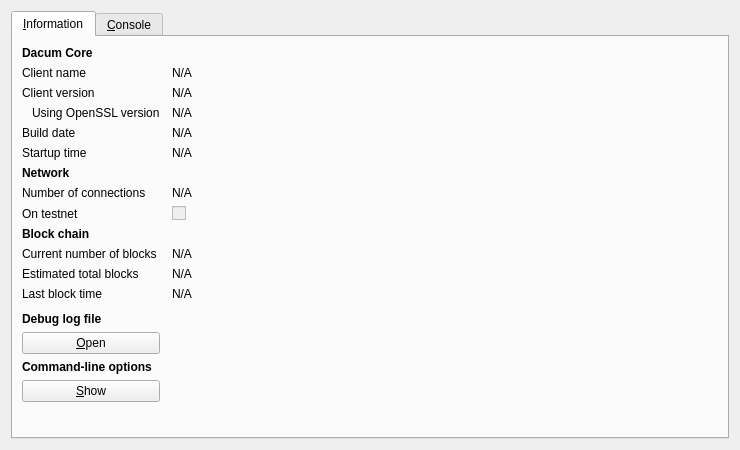
<?xml version="1.0" encoding="UTF-8"?>
<ui version="4.0">
 <class>RPCConsole</class>
 <widget class="QDialog" name="RPCConsole">
  <property name="geometry">
   <rect>
    <x>0</x>
    <y>0</y>
    <width>740</width>
    <height>450</height>
   </rect>
  </property>
  <property name="windowTitle">
   <string>Dacum - Debug window</string>
  </property>
  <layout class="QVBoxLayout" name="verticalLayout_2">
   <item>
    <widget class="QTabWidget" name="tabWidget">
     <property name="currentIndex">
      <number>0</number>
     </property>
     <widget class="QWidget" name="tab_info">
      <attribute name="title">
       <string>&amp;Information</string>
      </attribute>
      <layout class="QGridLayout" name="gridLayout" columnstretch="0,1">
       <property name="horizontalSpacing">
        <number>12</number>
       </property>
       <item row="0" column="0">
        <widget class="QLabel" name="label_9">
         <property name="font">
          <font>
           <weight>75</weight>
           <bold>true</bold>
          </font>
         </property>
         <property name="text">
          <string>Dacum Core</string>
         </property>
        </widget>
       </item>
       <item row="1" column="0">
        <widget class="QLabel" name="label_5">
         <property name="text">
          <string>Client name</string>
         </property>
        </widget>
       </item>
       <item row="1" column="1">
        <widget class="QLabel" name="clientName">
         <property name="cursor">
          <cursorShape>IBeamCursor</cursorShape>
         </property>
         <property name="text">
          <string>N/A</string>
         </property>
         <property name="textFormat">
          <enum>Qt::PlainText</enum>
         </property>
         <property name="textInteractionFlags">
          <set>Qt::LinksAccessibleByMouse|Qt::TextSelectableByKeyboard|Qt::TextSelectableByMouse</set>
         </property>
        </widget>
       </item>
       <item row="2" column="0">
        <widget class="QLabel" name="label_6">
         <property name="text">
          <string>Client version</string>
         </property>
        </widget>
       </item>
       <item row="2" column="1">
        <widget class="QLabel" name="clientVersion">
         <property name="cursor">
          <cursorShape>IBeamCursor</cursorShape>
         </property>
         <property name="text">
          <string>N/A</string>
         </property>
         <property name="textFormat">
          <enum>Qt::PlainText</enum>
         </property>
         <property name="textInteractionFlags">
          <set>Qt::LinksAccessibleByMouse|Qt::TextSelectableByKeyboard|Qt::TextSelectableByMouse</set>
         </property>
        </widget>
       </item>
       <item row="3" column="0">
        <widget class="QLabel" name="label_14">
         <property name="text">
          <string>Using OpenSSL version</string>
         </property>
         <property name="indent">
          <number>10</number>
         </property>
        </widget>
       </item>
       <item row="3" column="1">
        <widget class="QLabel" name="openSSLVersion">
         <property name="cursor">
          <cursorShape>IBeamCursor</cursorShape>
         </property>
         <property name="text">
          <string>N/A</string>
         </property>
         <property name="textFormat">
          <enum>Qt::PlainText</enum>
         </property>
         <property name="textInteractionFlags">
          <set>Qt::LinksAccessibleByMouse|Qt::TextSelectableByKeyboard|Qt::TextSelectableByMouse</set>
         </property>
        </widget>
       </item>
       <item row="4" column="0">
        <widget class="QLabel" name="label_12">
         <property name="text">
          <string>Build date</string>
         </property>
        </widget>
       </item>
       <item row="4" column="1">
        <widget class="QLabel" name="buildDate">
         <property name="cursor">
          <cursorShape>IBeamCursor</cursorShape>
         </property>
         <property name="text">
          <string>N/A</string>
         </property>
         <property name="textFormat">
          <enum>Qt::PlainText</enum>
         </property>
         <property name="textInteractionFlags">
          <set>Qt::LinksAccessibleByMouse|Qt::TextSelectableByKeyboard|Qt::TextSelectableByMouse</set>
         </property>
        </widget>
       </item>
       <item row="5" column="0">
        <widget class="QLabel" name="label_13">
         <property name="text">
          <string>Startup time</string>
         </property>
        </widget>
       </item>
       <item row="5" column="1">
        <widget class="QLabel" name="startupTime">
         <property name="cursor">
          <cursorShape>IBeamCursor</cursorShape>
         </property>
         <property name="text">
          <string>N/A</string>
         </property>
         <property name="textFormat">
          <enum>Qt::PlainText</enum>
         </property>
         <property name="textInteractionFlags">
          <set>Qt::LinksAccessibleByMouse|Qt::TextSelectableByKeyboard|Qt::TextSelectableByMouse</set>
         </property>
        </widget>
       </item>
       <item row="6" column="0">
        <widget class="QLabel" name="label_11">
         <property name="font">
          <font>
           <weight>75</weight>
           <bold>true</bold>
          </font>
         </property>
         <property name="text">
          <string>Network</string>
         </property>
        </widget>
       </item>
       <item row="7" column="0">
        <widget class="QLabel" name="label_7">
         <property name="text">
          <string>Number of connections</string>
         </property>
        </widget>
       </item>
       <item row="7" column="1">
        <widget class="QLabel" name="numberOfConnections">
         <property name="cursor">
          <cursorShape>IBeamCursor</cursorShape>
         </property>
         <property name="text">
          <string>N/A</string>
         </property>
         <property name="textFormat">
          <enum>Qt::PlainText</enum>
         </property>
         <property name="textInteractionFlags">
          <set>Qt::LinksAccessibleByMouse|Qt::TextSelectableByKeyboard|Qt::TextSelectableByMouse</set>
         </property>
        </widget>
       </item>
       <item row="8" column="0">
        <widget class="QLabel" name="label_8">
         <property name="text">
          <string>On testnet</string>
         </property>
        </widget>
       </item>
       <item row="8" column="1">
        <widget class="QCheckBox" name="isTestNet">
         <property name="enabled">
          <bool>false</bool>
         </property>
         <property name="text">
          <string/>
         </property>
        </widget>
       </item>
       <item row="9" column="0">
        <widget class="QLabel" name="label_10">
         <property name="font">
          <font>
           <weight>75</weight>
           <bold>true</bold>
          </font>
         </property>
         <property name="text">
          <string>Block chain</string>
         </property>
        </widget>
       </item>
       <item row="10" column="0">
        <widget class="QLabel" name="label_3">
         <property name="text">
          <string>Current number of blocks</string>
         </property>
        </widget>
       </item>
       <item row="10" column="1">
        <widget class="QLabel" name="numberOfBlocks">
         <property name="cursor">
          <cursorShape>IBeamCursor</cursorShape>
         </property>
         <property name="text">
          <string>N/A</string>
         </property>
         <property name="textFormat">
          <enum>Qt::PlainText</enum>
         </property>
         <property name="textInteractionFlags">
          <set>Qt::LinksAccessibleByMouse|Qt::TextSelectableByKeyboard|Qt::TextSelectableByMouse</set>
         </property>
        </widget>
       </item>
       <item row="11" column="0">
        <widget class="QLabel" name="label_4">
         <property name="text">
          <string>Estimated total blocks</string>
         </property>
        </widget>
       </item>
       <item row="11" column="1">
        <widget class="QLabel" name="totalBlocks">
         <property name="cursor">
          <cursorShape>IBeamCursor</cursorShape>
         </property>
         <property name="text">
          <string>N/A</string>
         </property>
         <property name="textFormat">
          <enum>Qt::PlainText</enum>
         </property>
         <property name="textInteractionFlags">
          <set>Qt::LinksAccessibleByMouse|Qt::TextSelectableByKeyboard|Qt::TextSelectableByMouse</set>
         </property>
        </widget>
       </item>
       <item row="12" column="0">
        <widget class="QLabel" name="label_2">
         <property name="text">
          <string>Last block time</string>
         </property>
        </widget>
       </item>
       <item row="12" column="1">
        <widget class="QLabel" name="lastBlockTime">
         <property name="cursor">
          <cursorShape>IBeamCursor</cursorShape>
         </property>
         <property name="text">
          <string>N/A</string>
         </property>
         <property name="textFormat">
          <enum>Qt::PlainText</enum>
         </property>
         <property name="textInteractionFlags">
          <set>Qt::LinksAccessibleByMouse|Qt::TextSelectableByKeyboard|Qt::TextSelectableByMouse</set>
         </property>
        </widget>
       </item>
       <item row="13" column="0">
        <spacer name="verticalSpacer_2">
         <property name="orientation">
          <enum>Qt::Vertical</enum>
         </property>
         <property name="sizeHint" stdset="0">
          <size>
           <width>20</width>
           <height>20</height>
          </size>
         </property>
        </spacer>
       </item>
       <item row="14" column="0">
        <widget class="QLabel" name="labelDebugLogfile">
         <property name="font">
          <font>
           <weight>75</weight>
           <bold>true</bold>
          </font>
         </property>
         <property name="text">
          <string>Debug log file</string>
         </property>
        </widget>
       </item>
       <item row="15" column="0">
        <widget class="QPushButton" name="openDebugLogfileButton">
         <property name="toolTip">
          <string>Open the Dacum debug log file from the current data directory. This can take a few seconds for large log files.</string>
         </property>
         <property name="text">
          <string>&amp;Open</string>
         </property>
         <property name="autoDefault">
          <bool>false</bool>
         </property>
        </widget>
       </item>
       <item row="16" column="0">
        <widget class="QLabel" name="labelCLOptions">
         <property name="font">
          <font>
           <weight>75</weight>
           <bold>true</bold>
          </font>
         </property>
         <property name="text">
          <string>Command-line options</string>
         </property>
        </widget>
       </item>
       <item row="17" column="0">
        <widget class="QPushButton" name="showCLOptionsButton">
         <property name="toolTip">
          <string>Show the Dacum-Qt help message to get a list with possible Dacum command-line options.</string>
         </property>
         <property name="text">
          <string>&amp;Show</string>
         </property>
         <property name="autoDefault">
          <bool>false</bool>
         </property>
        </widget>
       </item>
       <item row="18" column="0">
        <spacer name="verticalSpacer">
         <property name="orientation">
          <enum>Qt::Vertical</enum>
         </property>
         <property name="sizeHint" stdset="0">
          <size>
           <width>20</width>
           <height>40</height>
          </size>
         </property>
        </spacer>
       </item>
      </layout>
     </widget>
     <widget class="QWidget" name="tab_console">
      <attribute name="title">
       <string>&amp;Console</string>
      </attribute>
      <layout class="QVBoxLayout" name="verticalLayout_3">
       <property name="spacing">
        <number>3</number>
       </property>
       <item>
        <widget class="QTextEdit" name="messagesWidget">
         <property name="minimumSize">
          <size>
           <width>0</width>
           <height>100</height>
          </size>
         </property>
         <property name="readOnly">
          <bool>true</bool>
         </property>
         <property name="tabKeyNavigation" stdset="0">
          <bool>false</bool>
         </property>
         <property name="columnCount" stdset="0">
          <number>2</number>
         </property>
        </widget>
       </item>
       <item>
        <layout class="QHBoxLayout" name="horizontalLayout">
         <property name="spacing">
          <number>3</number>
         </property>
         <item>
          <widget class="QLabel" name="label">
           <property name="text">
            <string notr="true">&gt;</string>
           </property>
          </widget>
         </item>
         <item>
          <widget class="QLineEdit" name="lineEdit"/>
         </item>
         <item>
          <widget class="QPushButton" name="clearButton">
           <property name="maximumSize">
            <size>
             <width>24</width>
             <height>24</height>
            </size>
           </property>
           <property name="toolTip">
            <string>Clear console</string>
           </property>
           <property name="text">
            <string/>
           </property>
           <property name="icon">
            <iconset resource="../bitcoin.qrc">
             <normaloff>:/icons/remove</normaloff>:/icons/remove</iconset>
           </property>
           <property name="shortcut">
            <string notr="true">Ctrl+L</string>
           </property>
           <property name="autoDefault">
            <bool>false</bool>
           </property>
          </widget>
         </item>
        </layout>
       </item>
      </layout>
     </widget>
    </widget>
   </item>
  </layout>
 </widget>
 <resources>
  <include location="../bitcoin.qrc"/>
 </resources>
 <connections/>
</ui>
